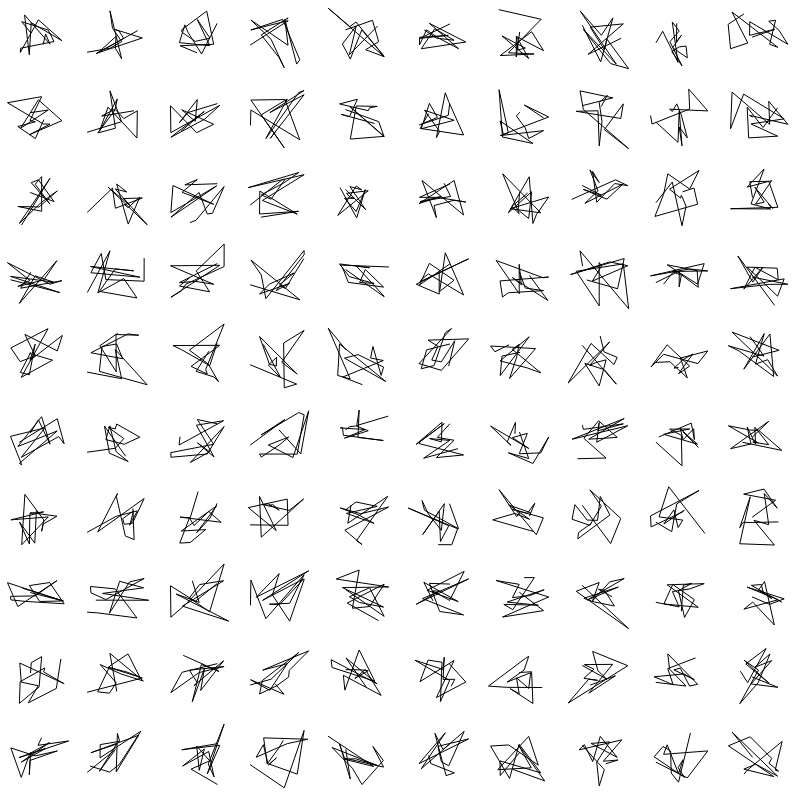
Frame 1 (no input)
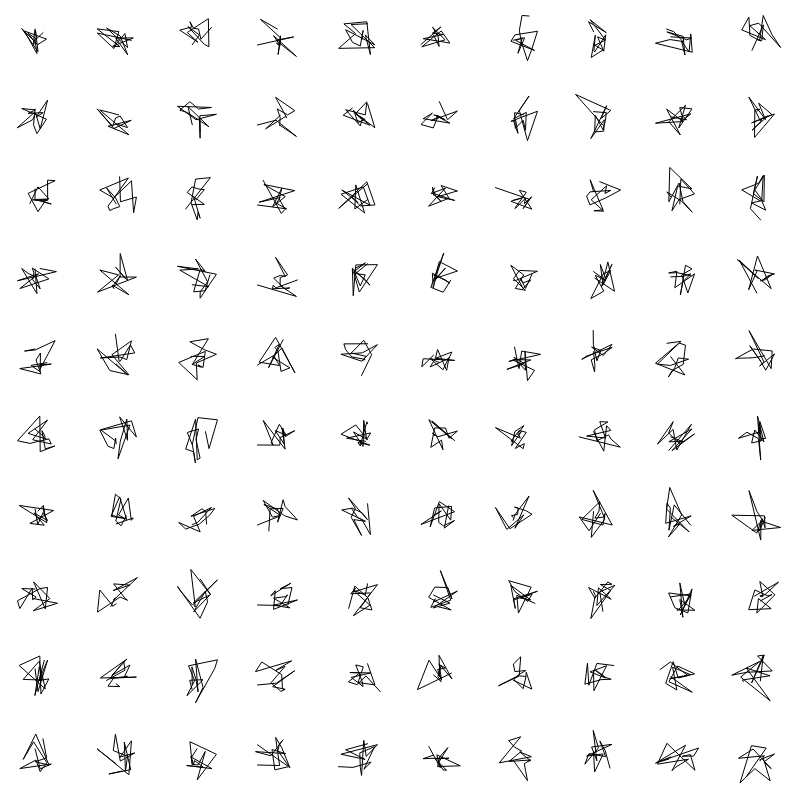
Frame 60 (no input)
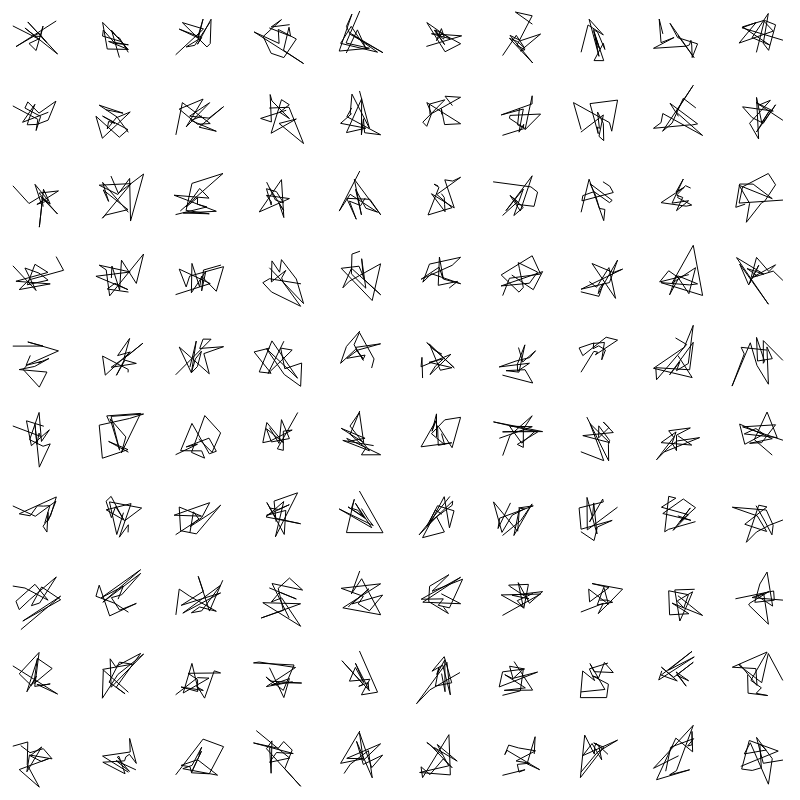
Frame 120 (the mouse pressed at the canvas centre since frame 60)

The p5.js sketch that drew these frames (run headless with seeded random() and noise() and a simulated clock; from frame 60 on, the mouse is pressed at the canvas centre):

// p5.js sketch
// ── sketch.js
/*
  A grid of Mohr patterns
  More advanced as it uses noise, which we will look at next week
*/

let f = 0.0;
let spc;
let numIters;

function setup()
{
  createCanvas(800, 800);
  
  // our grid spacing
  numIters = 10; 
  spc = width / numIters;
}


function draw()
{
  background(255);
  
  for (let i = 0; i < numIters; i++) {
    for (let j = 0; j < numIters; j++) {
      // push and pop matrix so that we dont cumulatively translate 
      push();
      
      // move to the current location in the grid
      translate(spc/2 + i * spc, spc/2 +  j * spc);
      
      // call a function which draws something at (0, 0)
      drawAMohr( i + 1, j + 1);
      
      pop();
    }
  }
  
  // itterate f so we have an animation
  f+= 0.01;
}


/*
  This function uses perlin noise aka noise();
  Unlike random(), noise() will return consistent results for the same parameters
  This means it's good for animation:
  https://p5js.org/reference/#/p5/noise
*/
function drawAMohr(i, j)
{
  beginShape();
  for (let k = 0; k < 15; k++) {
    vertex(noise( k * j, i + f) * spc  - spc/2, noise( i, j *k + f ) * spc - spc/2);
  }
  endShape();
}
